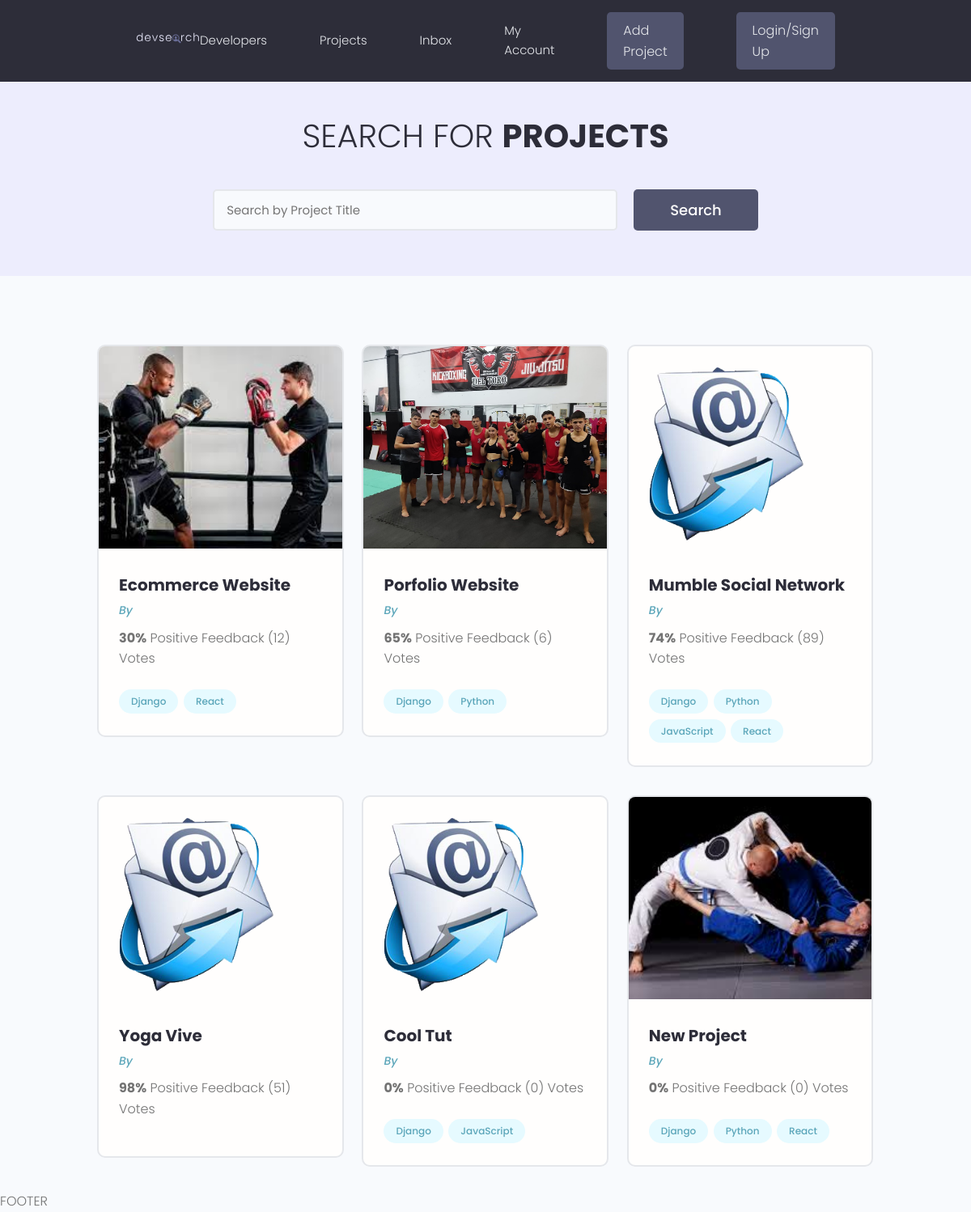
The page /projects/ on the database as committed earlier.
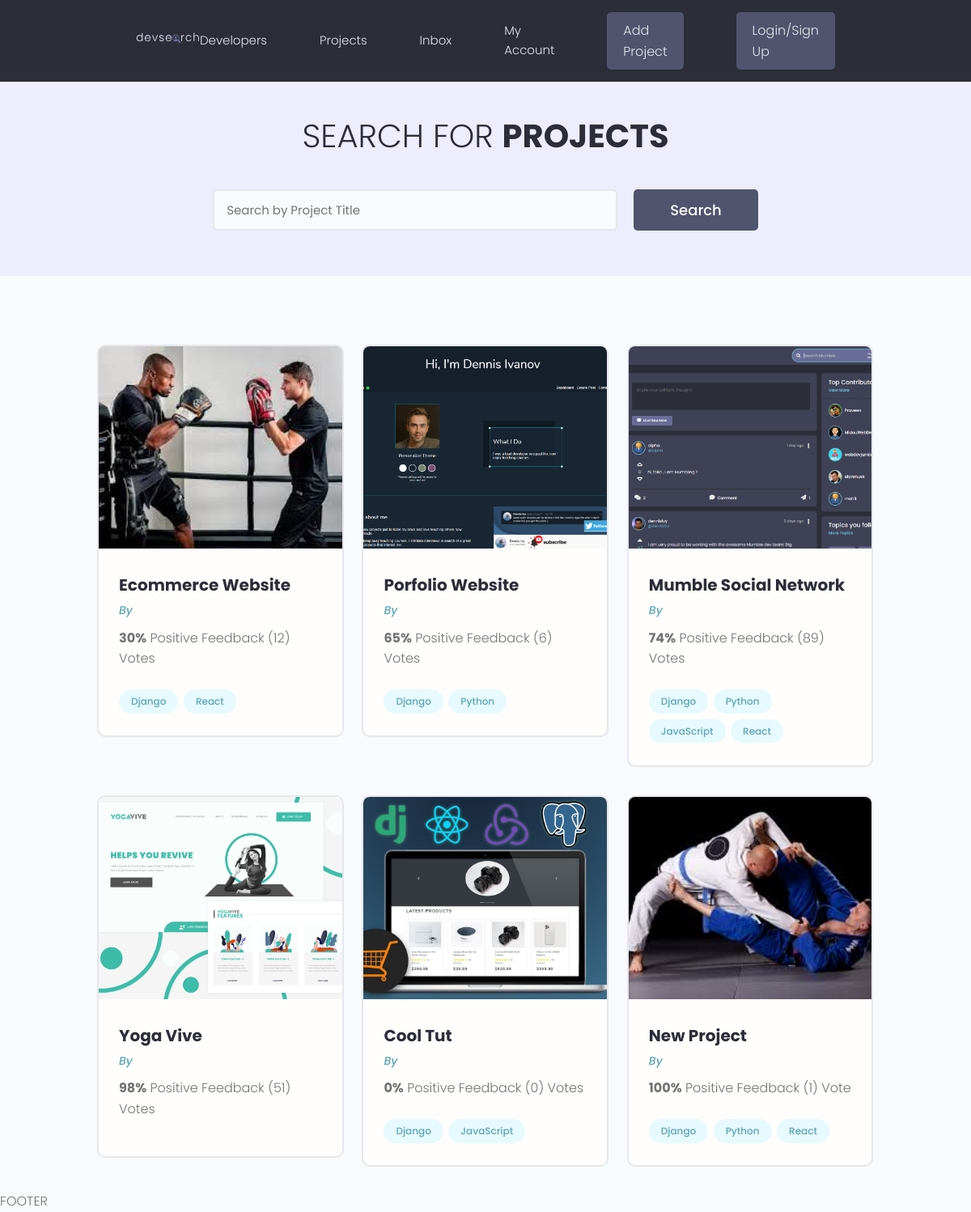
The same page on the database as committed later.
### projects/models.py (models this page shows, shortened)
class Project(models.Model):
    owner = models.ForeignKey(Profile, null=True, blank=True, on_delete=models.SET_NULL)
    title = models.CharField(max_length=200)
    description = models.TextField(null=True, blank=True)
    demo_link = models.CharField(max_length=2000,  null=True, blank=True)
    featured_image = models.ImageField(null=True, blank=True, default="default.jpg")
    source_link = models.CharField(max_length=2000,  null=True, blank=True)
    tags = models.ManyToManyField('Tag', blank=True)
    vote_total = models.IntegerField(default=0, null=True, blank=True)
    vote_ratio = models.IntegerField(default=0, null=True, blank=True)
    created = models.DateTimeField(auto_now_add=True)
    id = models.UUIDField(default=uuid.uuid4, unique=True, primary_key=True, editable=False)

### projects/views.py (the view)
# urls.py: path("projects/", include("projects.urls")),
def projects(request):
    projects = Project.objects.all()
    context = {
        'projects': projects
    }
    return render(request, 'projects/projects.html', context)

### projects/models.py (called while the page is built)
    def __str__(self):
        return self.name

### projects/templates/projects/projects.html (shortened to what this page needs)
{% extends "base.html" %}
{% block content %}
<main class="projects">
    <section class="hero-section text-center">
        <div class="container container--narrow">
            <div class="hero-section__box">
                <h2>Search for <span>Projects</span></h2>
            </div>
            <div class="hero-section__search">
                <form id='searchForm' class="form" action="{% url 'projects' %}" method="get">
                    <div class="form__field">
                        <input class="input input--text" id="formInput#search" type="text" name="search_query"
                            placeholder="Search by Project Title" value="" />
                    </div>
                    <input class="btn btn--sub btn--lg" type="submit" value="Search" />
                </form>
            </div>
        </div>
    </section>
    <section class="projectsList">
        <div class="container">
            <div class="grid grid--three">
                {% for project in projects %}
                <div class="column">
                    <div class="card project">
                        <a href="{% url 'project' project.id %}" class="project">
                            <img class="project__thumbnail" src="{{project.featured_image.url}}" alt="project thumbnail" />
                            <div class="card__body">
                                <h3 class="project__title">{{project.title}}</h3>
                                <p><a class="project__author" href="">By {{project.owner.name}}
                                        </a>
                                </p>
                                <p class="project--rating">
                                    <span style="font-weight: bold;">{{project.vote_ratio}}%</span> Positive
                                    Feedback ({{project.vote_total}}) Vote{{project.vote_total|pluralize:"s"}}
                                </p>
                                <div class="project__tags">
                                    {% for tag in project.tags.all %}
                                    <span class="tag tag--pill tag--main">
                                        <small>{{tag}}</small>
                                    </span>
                                    {% endfor %}
                                </div>
                            </div>
                        </a>
                    </div>
                </div>
                {% endfor %}
            </div>
        </div>
    </section>
</main>
{% endblock content %}

Rows that differ between the two databases and show on the page:
changed Project "Porfolio Website": featured_image: a different picture
changed Project "Mumble Social Network": featured_image: picture added in place of a placeholder
changed Project "Yoga Vive": featured_image: picture added in place of a placeholder
changed Project "Cool Tut": featured_image: picture added in place of a placeholder
changed Project "New Project": vote_ratio "0" → "100"; vote_total "0" → "1"
